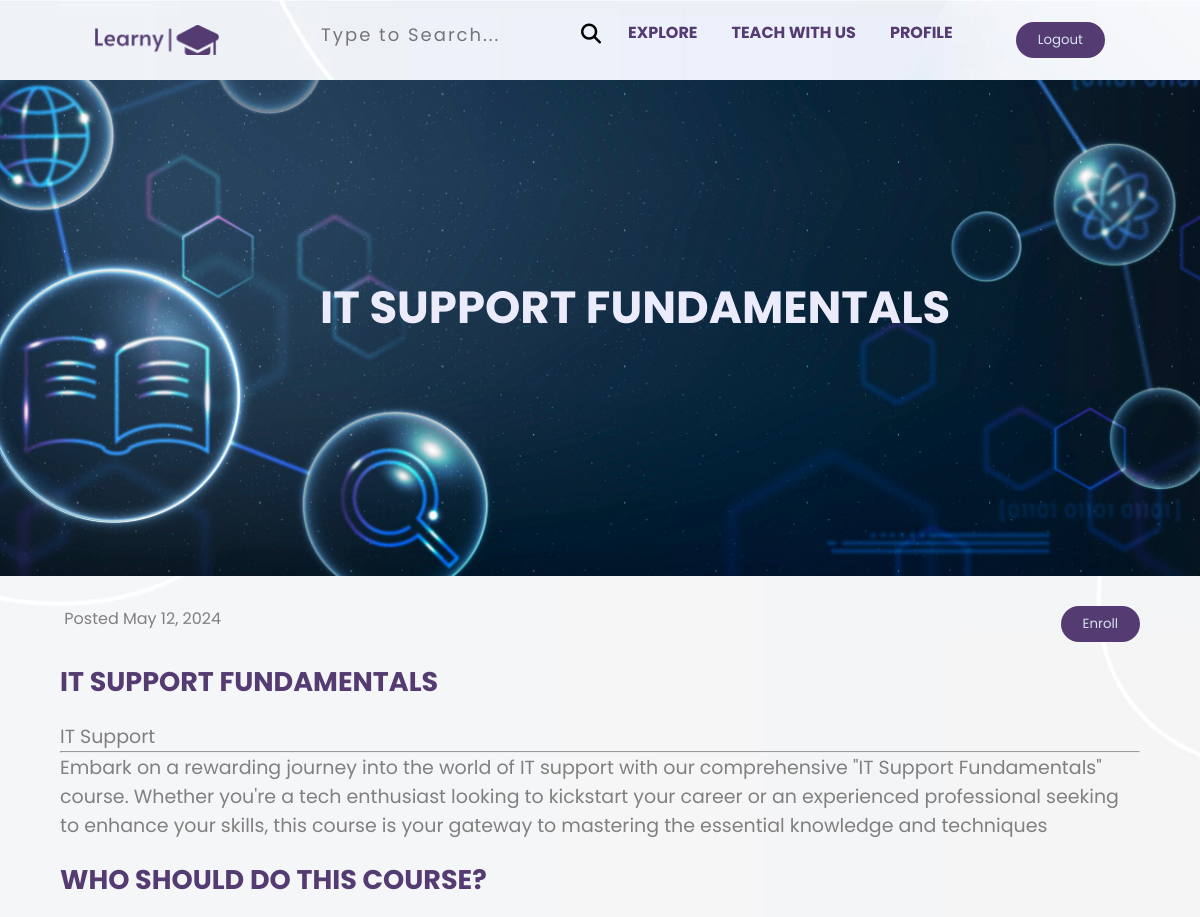
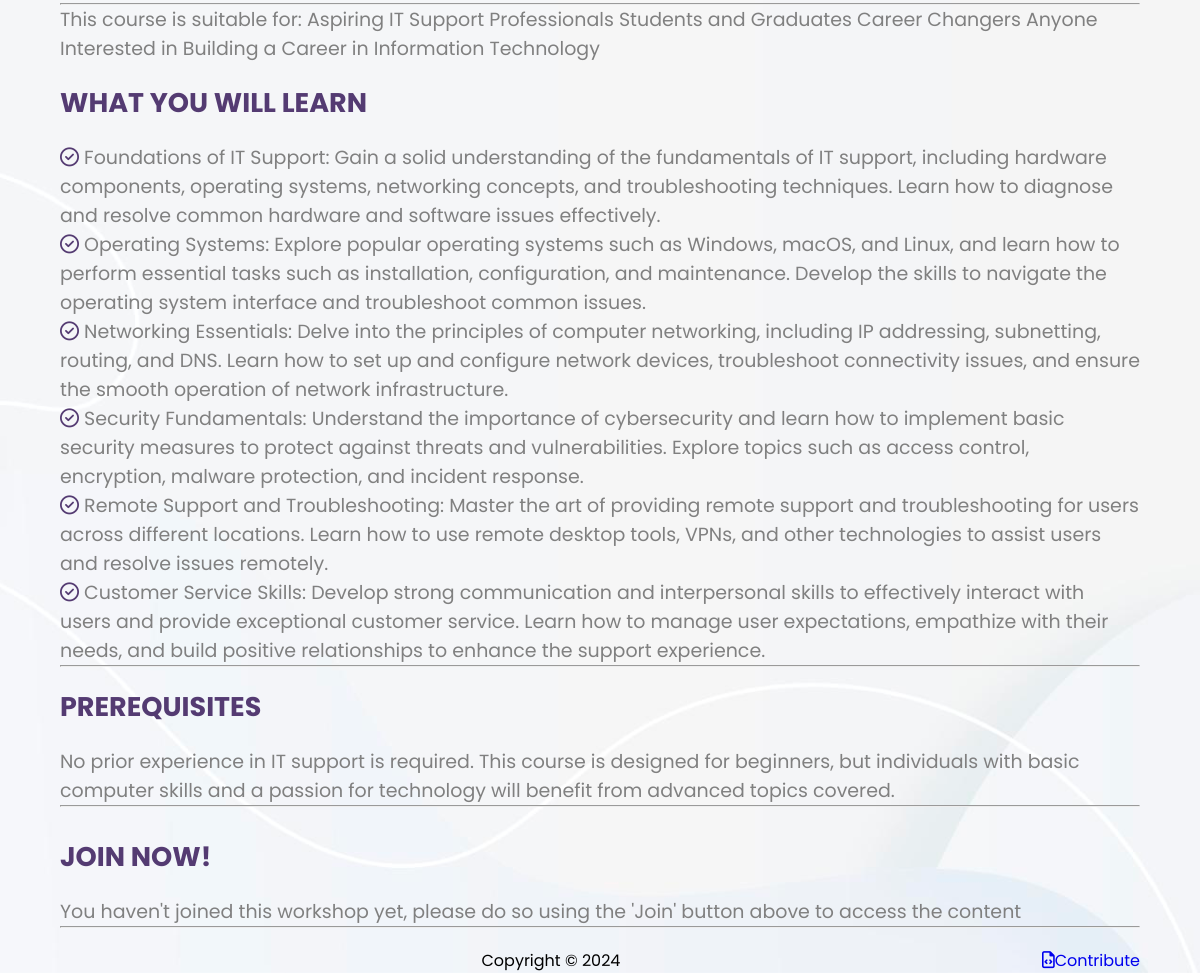
The page /workshop/workshop_detail/it-support-fundamentals/ (signed in) on the database its author committed (2 pictures, top to bottom).
### workshop/models.py (models this page shows, shortened)
class Workshop(models.Model):
    name = models.CharField(max_length=120)
    shortdescription = models.CharField(max_length=400)
    description = models.TextField(max_length=2000)
    date = models.DateField(auto_now_add=True)
    image = models.ImageField(upload_to="workshopimages",default="defaultw",max_length=500)#
    students_in_workshop = models.IntegerField() #
    workshopcategory = models.ForeignKey(WorkshopCategory, on_delete=models.CASCADE) #r
    difficulty_choices = models.TextChoices("difficulty_choices","Easy Intermediate Difficult")
    difficulty = models.CharField(choices=difficulty_choices,max_length=50)
    paid = models.BooleanField(default=False)
    instructor = models.ForeignKey(Instructor, on_delete=models.CASCADE)#r
    workshopslug = models.SlugField()
    price = models.IntegerField()
    course_link = models.CharField(max_length=800)
    skills_you_learn = models.TextField(max_length=5000,null=True)
    who_should_enroll = models.TextField(max_length=5000,null=True)
    prerequisites = models.TextField(max_length=5000,null= True)

class WorkshopCategory(models.Model):
    name = models.CharField(max_length=200)
    workshopcategoryslug = models.SlugField()
    class Meta:
        verbose_name_plural = "WorkshopCategories"
    def __str__(self):
        return self.name

### workshop/views.py (the view, shortened to what this page needs)
# urls.py: path('workshop_detail/<slug:slugworkshop>/',views.workshop_detail,name='workshop_detail'),
@login_required
def workshop_detail(request,slugworkshop):
    user  = request.user
    workshop = Workshop.objects.get(workshopslug=slugworkshop)
    enrolled = Enrollment.objects.filter(student=user, workshop=workshop).exists()
    skills = workshop.skills_you_learn.splitlines()
    new_skills = []
    for skill in skills:
        if skill:
            new_skills.append(skill)
    ctx = {"workshop":workshop,"enroll":enrolled,"skills":new_skills}
    return render(request,"workshop/workshop_detail.html",context=ctx)

### workshop/templates/workshop/workshop_detail.html (shortened to what this page needs)
{% extends "base.html" %}
{% load static %}
{% block csspart %}
<link rel="stylesheet" href="{% static "workshop/workshopdetail.css" %}">
{% endblock  %}
{% block body %}
<div class="hero-img">
    <img src="{% static "topic.jpg" %}" alt="">
    <h1 class="course-name">{{workshop.name}}</h1>
</div>
<div class="container">
    <div class="workshops container"style="margin-top:30px">
        <div class="workshop-related" style="display:flex; justify-content:space-between">
        <div class="course-img" style="max-width: 700px;
        height: 100%;">
        <span>Posted {{workshop.date}}</span>
     </div>
    <form method="post">
        {% if  not enroll %}
        <button type="submit" class = "btn" style="border:none;">
            Enroll
        </button>
        {% else %}
        <button type="submit" class = "btn" style="border:none;">
            Leave
        </button>
        {% endif %}
    </form>
    </div>
    <div class="course-des">
        <h4>{{workshop.name}}</h4>
        <p class="cate">{{workshop.workshopcategory}} </p>
        <hr>
        <p>{{workshop.description}}</p>
    </div>
    <div class="course-des">
        <h4>Who Should Do This Course?</h4>
        <hr>
        <p>{{workshop.who_should_enroll}}</p>
    </div>
    <div class="course-des">
        <h4>What You Will Learn</h4>
        {% for skill in skills %}
        <p> <i class="fa-regular fa-circle-check"></i> {{skill}}</p>
        {% endfor %}
        <hr>
    </div>
    <div class="course-des">
        <h4>Prerequisites</h4>
        <p>{{workshop.prerequisites}}</p>
        <hr>
    </div>
    {% if enroll %}
    <div class="course-des join">
        <h4>Join Completed</h4>
        <p>You have joined this workshop. You can access the course content from the link below.</p>
        <a href="{{workshop.course_link}}">Course Content</a>
    {% else %}
    <div class="course-des join">
       <h4>Join Now!</h4>
       <p> You haven't joined this workshop yet, please do so using the 'Join' button above to access the content</p>
    </div>
    </div>
    {% endif %}
    {% include "footer.html" %}
</div>
{% endblock  %}

### workshop/static/workshop/workshopdetail.css (style rules this page uses)
.hero-img { position: relative; }
.hero-img img { height: auto; max-width: 100%; display: block; }
.course-name { font-weight: bold; position: absolute; top: 35%; padding: 20px; left: 25%; }
.hero-img h1 { font-size: 45px; text-transform: uppercase; font-weight: bold; color: rgb(235, 235, 251); }
.course-des { display: flex; flex-direction: column; margin-top: 20px; }
.course-des h4 { margin-bottom: 20px; font-size: 27px; font-weight: bold; color: rgb(84, 59, 114); text-transform: uppercase; }
.course-des p { color: gray; font-size: 19px; }
span { color: gray; }
p i { color: rgb(84, 59, 114); }
.cate { color: rgb(84, 59, 114); }
.join { margin-top: 30px; }

### static/style.css (style rules this page uses)
* { margin: 0; padding: 0; box-sizing: border-box; font-family: "Poppins", sans-serif; list-style: none; text-decoration: none; }
body { background-color: aliceblue; background-image: url(board5.jpg); background-size: cover; background-position: center; }
.container { max-width: 1080px; margin-right: auto; margin-left: auto; }
img { width: 100%; }
.btn { padding: 8px 22px; background-color:rgb(84, 59, 114) ; color: rgb(213, 227, 239); border-radius: 5rem; }
button { box-shadow: none; }

### rows shown on the page
Workshop: name "IT SUPPORT FUNDAMENTALS", date "May 12, 2024", workshopcategory "IT Support", description "Embark on a rewarding journey into the world of IT support with our comprehensive \"IT Support Fundamentals\" course. Whether you're a tech enthusiast looking to kickstart your career or an experienced professional seeking to enhance your skills, this course is your gateway to mastering the essential knowledge and techniques", who_should_enroll "This course is suitable for: Aspiring IT Support Professionals Students and Graduates Career Changers Anyone Interested in Building a Career in Information Technology", prerequisites "No prior experience in IT support is required. This course is designed for beginners, but individuals with basic computer skills and a passion for technology will benefit from advanced topics covered."
